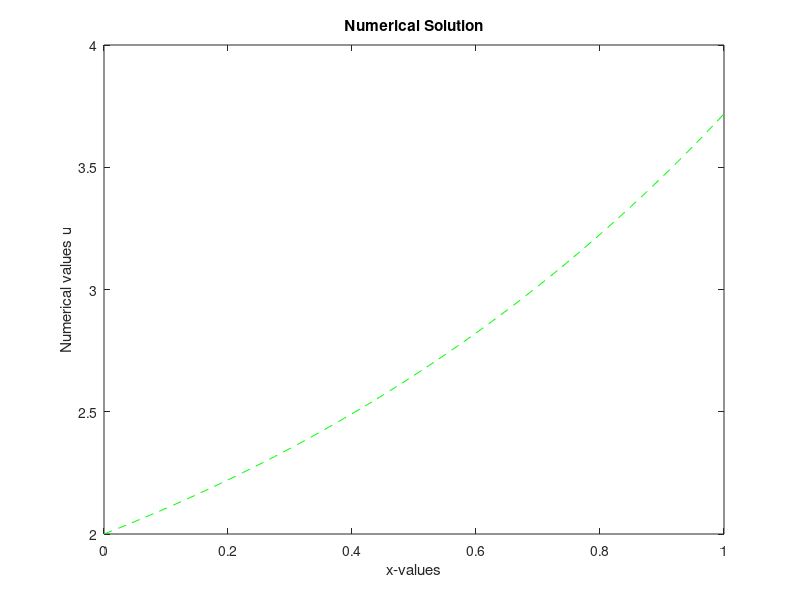
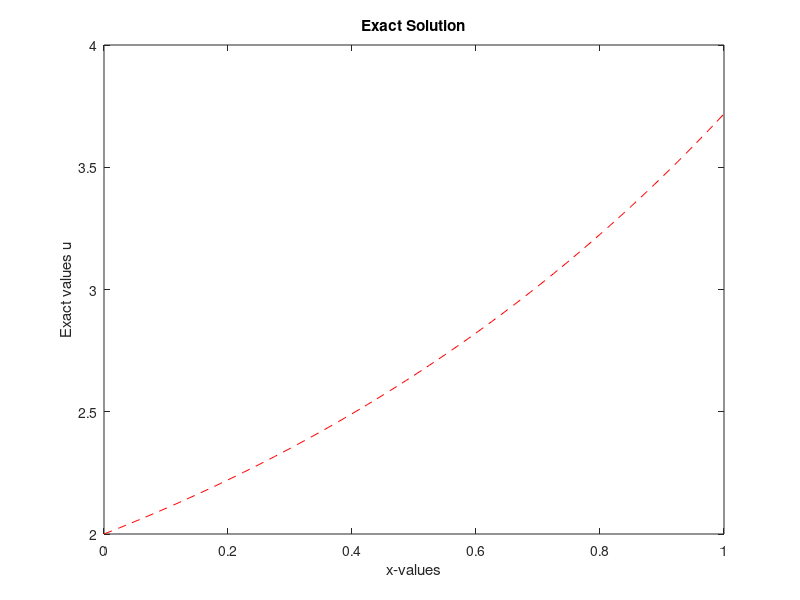

MATLAB code for these plots, in order:
%%%%%%%%%%%%%%%%%%%%%%%%%%%%%%%%%%%%%%%%%%%%%%%%%%%%%%%%%%%%%%%%%%%%%%%%%%%
% Second-Order Numerical Solution of a Linear Two-Point Boundary Value Problem
%
% Problem Type:
%     One-Dimensional Linear Elliptic Boundary Value Problem
%
% Differential Equation:
%     u'' = u - 1
%
% Boundary Conditions:
%     u(0) - u'(0) = 1
%     u(1) + u'(1) = 1 + 2e
%
% Boundary Discretization:
%     Symmetric Discretization of Mixed Boundary Conditions
%
% Exact Solution:
%     u(x) = 1 + exp(x)
%
% Numerical Method:
%     Second-Order Finite Difference Method
%
% Language:
%     MATLAB
%
% Developed as part of the coursework for
% Numerical Methods for Ordinary Differential Equations
% M.Sc. Applied Mathematics
% South Asian University
%
% Author: Kshitij Bahukhandi
%%%%%%%%%%%%%%%%%%%%%%%%%%%%%%%%%%%%%%%%%%%%%%%%%%%%%%%%%%%%%%%%%%%%%%%%%%%


clear all; % clear all variables in memory
LL=80;
H=1.0/LL;
disp('Num Soln for 1D linear Elliptic Equation with mixed BCs');
disp('    ');
fprintf('LL=%4.2f\n',LL);
disp('   ')
%Formation of Nodal Points
for L=1:LL+1
    X(L)=(L-1)*H;
end
% Exact Solution & RHS function
for L=1:LL+1
    EU(L)=1+exp(X(L));
    F(L)=-1.0;
end
% Boundary condtions
%U(1)=EU(1);
%U(LL+1)=EU(LL+1);
tic % cpu time starts
DIAG(1)=-(2+2*H+H*H);
SUP(1)=2.0;
RH(1)=-2*H-H*H;
for L=2:LL
    F0=F(L); 
    SUB(L)=1.0;
    DIAG(L)=-(2+H*H);
    SUP(L)=1.0;
    RH(L)=H*H*F0;
end
SUB(LL+1)=2.0;
DIAG(LL+1)=-(2+2*H+H*H);
RH(LL+1)=-2*H*(1+2*exp(1))-H*H;
SUB(1)=0.0;
SUP(LL+1)=0.0;
% Tri-diagonal solver 
SUP(1)=SUP(1)/DIAG(1);
RH(1)=RH(1)/DIAG(1);
for L=2:LL
    SUP(L)=SUP(L)/(DIAG(L)-SUB(L)*SUP(L-1));
end
for L=2:LL+1
    RH(L)=(RH(L)-SUB(L)*RH(L-1))/(DIAG(L)-SUB(L)*SUP(L-1));
end
U(LL+1)=RH(LL+1);
for L=1:LL
    U(LL-L+1)=RH(LL-L+1)-SUP(LL-L+1)*U(LL-L+1+1);
end
% Calculate Errors
MAU=0.0;
RMU=0.0;
for L=1:LL+1
    ERU=abs(U(L)-EU(L));
    RMU=RMU+ERU^2;
    if MAU<=ERU, MAU=ERU;  end
end
RMU=sqrt(RMU/(LL+1));
% Print errors 
fprintf('MAU=%10.4e, RMU=%10.4e\n',MAU,RMU);
disp('  ');
toc  % CPU time ends
% Plot the results 
figure(1);
plot(X,U,'--g');
xlabel('x-values');
ylabel('Numerical values u');
title('Numerical Solution')
figure(2);
plot(X,EU,'--r');
xlabel('x-values');
ylabel('Exact values u');
title('Exact Solution')
